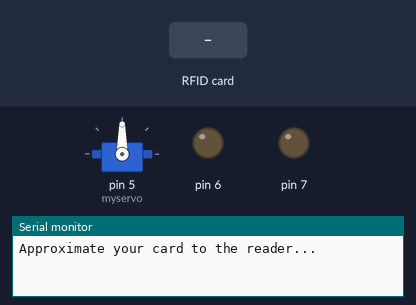
This sketch was run on a simulated Arduino Uno, built with avr-gcc and run on an emulated ATmega328P. Parts: servo, output pins drawn as LEDs (lit = HIGH), the last lines printed to the serial monitor. The inputs (shaded band) are chosen by the test bench. Pins used as bus, display or sensor lines are not drawn.

Above: at 1.2 s.
1.3 s: RFID card A7 B0 A5 E1 held to the reader
At 1.9 s:
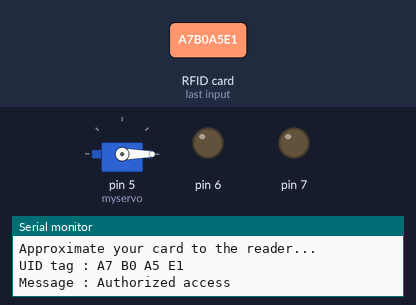
2.8 s: RFID card 5E 7A 19 C4 held to the reader
Timing chart, 0 to 5.8 s (numbered marks = the images above; inputs shaded):
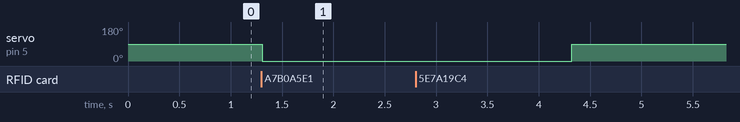

The sketch:

rfid_me_sd_sd.ino
```cpp
#include <SPI.h>
#include <MFRC522.h>
#include <Servo.h>
#define SS_PIN 10
#define RST_PIN 9
MFRC522 mfrc522(SS_PIN, RST_PIN);
Servo myservo;// Create MFRC522 instance.
int pos = 0;
void setup()
{

  myservo.attach(5);
  Serial.begin(9600);   // Initiate a serial communication
  SPI.begin();      // Initiate  SPI bus
  mfrc522.PCD_Init();   // Initiate MFRC522
  Serial.println("Approximate your card to the reader...");
  Serial.println();
 pinMode(7,OUTPUT);
 pinMode(6,OUTPUT);
}
void loop()
{
  // Look for new cards
  if ( ! mfrc522.PICC_IsNewCardPresent())
  {
    return;
  }
  // Select one of the cards
  if ( ! mfrc522.PICC_ReadCardSerial())
  {
    return;
  }
  //Show UID on serial monitor
  Serial.print("UID tag :");
  String content= "";
  byte letter;
  for (byte i = 0; i < mfrc522.uid.size; i++)
  {
     Serial.print(mfrc522.uid.uidByte[i] < 0x10 ? " 0" : " ");
     Serial.print(mfrc522.uid.uidByte[i], HEX);
     content.concat(String(mfrc522.uid.uidByte[i] < 0x10 ? " 0" : " "));
     content.concat(String(mfrc522.uid.uidByte[i], HEX));
  }
  Serial.println();
  Serial.print("Message : ");
  content.toUpperCase();
  if (content.substring(1) == "A7 B0 A5 E1") //change here the UID of the card/cards that you want to give access
  {
    myservo.write(pos=0);              // tell servo to go to position in variable 'pos'
    delay(15);
    Serial.println("Authorized access");
    Serial.println();

    delay(2000);

  }


                  // tell servo to go to position in variable 'pos'
    delay(1000);
     myservo.write(pos=90);
  }
```

Measured:
- after the input at 1.3 s, servo on pin 5 (myservo): 90° → 0° at once
